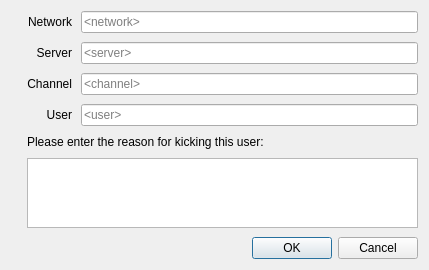
<?xml version="1.0" encoding="UTF-8"?>
<ui version="4.0">
 <class>Dialog_KickReason</class>
 <widget class="QDialog" name="Dialog_KickReason">
  <property name="geometry">
   <rect>
    <x>0</x>
    <y>0</y>
    <width>429</width>
    <height>262</height>
   </rect>
  </property>
  <property name="windowTitle">
   <string>Kick Reason</string>
  </property>
  <layout class="QVBoxLayout" name="verticalLayout_2">
   <property name="spacing">
    <number>9</number>
   </property>
   <item>
    <layout class="QHBoxLayout" name="horizontalLayout">
     <item>
      <widget class="QLabel" name="label_2">
       <property name="text">
        <string/>
       </property>
       <property name="pixmap">
        <pixmap resource="resources.qrc">:/irc/Resources/kick_128.png</pixmap>
       </property>
      </widget>
     </item>
     <item>
      <layout class="QVBoxLayout" name="verticalLayout">
       <item>
        <layout class="QFormLayout" name="formLayout">
         <property name="fieldGrowthPolicy">
          <enum>QFormLayout::AllNonFixedFieldsGrow</enum>
         </property>
         <property name="labelAlignment">
          <set>Qt::AlignRight|Qt::AlignTrailing|Qt::AlignVCenter</set>
         </property>
         <item row="0" column="0">
          <widget class="QLabel" name="label_3">
           <property name="text">
            <string>Network</string>
           </property>
           <property name="alignment">
            <set>Qt::AlignRight|Qt::AlignTrailing|Qt::AlignVCenter</set>
           </property>
          </widget>
         </item>
         <item row="0" column="1">
          <widget class="QLineEdit" name="lineEdit_Network">
           <property name="enabled">
            <bool>true</bool>
           </property>
           <property name="focusPolicy">
            <enum>Qt::NoFocus</enum>
           </property>
           <property name="readOnly">
            <bool>true</bool>
           </property>
           <property name="placeholderText">
            <string>&lt;network&gt;</string>
           </property>
          </widget>
         </item>
         <item row="1" column="0">
          <widget class="QLabel" name="label_4">
           <property name="text">
            <string>Server</string>
           </property>
           <property name="alignment">
            <set>Qt::AlignRight|Qt::AlignTrailing|Qt::AlignVCenter</set>
           </property>
          </widget>
         </item>
         <item row="1" column="1">
          <widget class="QLineEdit" name="lineEdit_Server">
           <property name="enabled">
            <bool>true</bool>
           </property>
           <property name="focusPolicy">
            <enum>Qt::NoFocus</enum>
           </property>
           <property name="readOnly">
            <bool>true</bool>
           </property>
           <property name="placeholderText">
            <string>&lt;server&gt;</string>
           </property>
          </widget>
         </item>
         <item row="3" column="0">
          <widget class="QLabel" name="label_5">
           <property name="text">
            <string>Channel</string>
           </property>
           <property name="alignment">
            <set>Qt::AlignRight|Qt::AlignTrailing|Qt::AlignVCenter</set>
           </property>
          </widget>
         </item>
         <item row="3" column="1">
          <widget class="QLineEdit" name="lineEdit_Channel">
           <property name="enabled">
            <bool>true</bool>
           </property>
           <property name="focusPolicy">
            <enum>Qt::NoFocus</enum>
           </property>
           <property name="readOnly">
            <bool>true</bool>
           </property>
           <property name="placeholderText">
            <string>&lt;channel&gt;</string>
           </property>
          </widget>
         </item>
         <item row="5" column="0">
          <widget class="QLabel" name="label_6">
           <property name="text">
            <string>User</string>
           </property>
           <property name="alignment">
            <set>Qt::AlignRight|Qt::AlignTrailing|Qt::AlignVCenter</set>
           </property>
          </widget>
         </item>
         <item row="5" column="1">
          <widget class="QLineEdit" name="lineEdit_User">
           <property name="enabled">
            <bool>true</bool>
           </property>
           <property name="focusPolicy">
            <enum>Qt::NoFocus</enum>
           </property>
           <property name="readOnly">
            <bool>true</bool>
           </property>
           <property name="placeholderText">
            <string>&lt;user&gt;</string>
           </property>
          </widget>
         </item>
        </layout>
       </item>
       <item>
        <widget class="QLabel" name="label">
         <property name="text">
          <string>Please enter the reason for kicking this user:</string>
         </property>
         <property name="wordWrap">
          <bool>true</bool>
         </property>
        </widget>
       </item>
       <item>
        <widget class="QPlainTextEdit" name="plainTextEdit_KickReason">
         <property name="inputMethodHints">
          <set>Qt::ImhMultiLine</set>
         </property>
         <property name="maximumBlockCount">
          <number>1</number>
         </property>
        </widget>
       </item>
      </layout>
     </item>
    </layout>
   </item>
   <item>
    <widget class="QDialogButtonBox" name="buttonBox">
     <property name="orientation">
      <enum>Qt::Horizontal</enum>
     </property>
     <property name="standardButtons">
      <set>QDialogButtonBox::Cancel|QDialogButtonBox::Ok</set>
     </property>
    </widget>
   </item>
  </layout>
 </widget>
 <tabstops>
  <tabstop>lineEdit_Network</tabstop>
  <tabstop>lineEdit_Server</tabstop>
 </tabstops>
 <resources>
  <include location="resources.qrc"/>
 </resources>
 <connections>
  <connection>
   <sender>buttonBox</sender>
   <signal>accepted()</signal>
   <receiver>Dialog_KickReason</receiver>
   <slot>accept()</slot>
   <hints>
    <hint type="sourcelabel">
     <x>248</x>
     <y>254</y>
    </hint>
    <hint type="destinationlabel">
     <x>157</x>
     <y>274</y>
    </hint>
   </hints>
  </connection>
  <connection>
   <sender>buttonBox</sender>
   <signal>rejected()</signal>
   <receiver>Dialog_KickReason</receiver>
   <slot>reject()</slot>
   <hints>
    <hint type="sourcelabel">
     <x>316</x>
     <y>260</y>
    </hint>
    <hint type="destinationlabel">
     <x>286</x>
     <y>274</y>
    </hint>
   </hints>
  </connection>
 </connections>
</ui>
